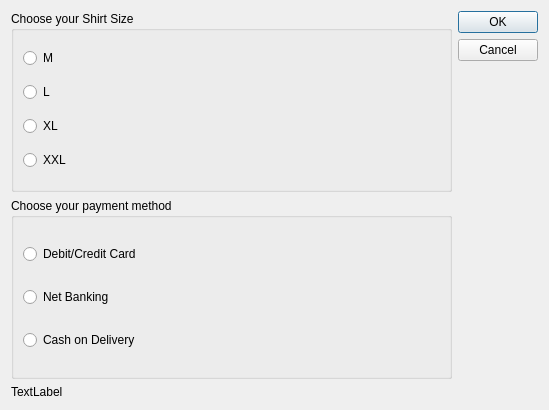
<?xml version="1.0" encoding="UTF-8"?>
<ui version="4.0">
 <class>Dialog</class>
 <widget class="QDialog" name="Dialog">
  <property name="geometry">
   <rect>
    <x>0</x>
    <y>0</y>
    <width>549</width>
    <height>410</height>
   </rect>
  </property>
  <property name="windowTitle">
   <string>Dialog</string>
  </property>
  <layout class="QVBoxLayout" name="verticalLayout_4">
   <item>
    <layout class="QHBoxLayout" name="horizontalLayout_3">
     <item>
      <layout class="QVBoxLayout" name="verticalLayout_3">
       <item>
        <widget class="QGroupBox" name="groupBox">
         <property name="title">
          <string>Choose your Shirt Size</string>
         </property>
         <layout class="QHBoxLayout" name="horizontalLayout">
          <item>
           <layout class="QVBoxLayout" name="verticalLayout_2">
            <item>
             <widget class="QRadioButton" name="radioButtonMedium">
              <property name="text">
               <string>M</string>
              </property>
             </widget>
            </item>
            <item>
             <widget class="QRadioButton" name="radioButtonLarge">
              <property name="text">
               <string>L</string>
              </property>
             </widget>
            </item>
            <item>
             <widget class="QRadioButton" name="radioButtonXL">
              <property name="text">
               <string>XL</string>
              </property>
             </widget>
            </item>
            <item>
             <widget class="QRadioButton" name="radioButtonXXL">
              <property name="text">
               <string>XXL</string>
              </property>
             </widget>
            </item>
           </layout>
          </item>
         </layout>
        </widget>
       </item>
       <item>
        <widget class="QGroupBox" name="groupBox_2">
         <property name="title">
          <string>Choose your payment method</string>
         </property>
         <layout class="QHBoxLayout" name="horizontalLayout_2">
          <item>
           <layout class="QVBoxLayout" name="verticalLayout">
            <item>
             <widget class="QRadioButton" name="radioButtonDebitCard">
              <property name="text">
               <string>Debit/Credit Card</string>
              </property>
             </widget>
            </item>
            <item>
             <widget class="QRadioButton" name="radioButtonNetBanking">
              <property name="text">
               <string>Net Banking</string>
              </property>
             </widget>
            </item>
            <item>
             <widget class="QRadioButton" name="radioButtonCashOnDelivery">
              <property name="text">
               <string>Cash on Delivery</string>
              </property>
             </widget>
            </item>
           </layout>
          </item>
         </layout>
        </widget>
       </item>
      </layout>
     </item>
     <item>
      <widget class="QDialogButtonBox" name="buttonBox">
       <property name="orientation">
        <enum>Qt::Vertical</enum>
       </property>
       <property name="standardButtons">
        <set>QDialogButtonBox::Cancel|QDialogButtonBox::Ok</set>
       </property>
      </widget>
     </item>
    </layout>
   </item>
   <item>
    <widget class="QLabel" name="labelSelected">
     <property name="text">
      <string>TextLabel</string>
     </property>
    </widget>
   </item>
  </layout>
 </widget>
 <resources/>
 <connections>
  <connection>
   <sender>buttonBox</sender>
   <signal>accepted()</signal>
   <receiver>Dialog</receiver>
   <slot>accept()</slot>
   <hints>
    <hint type="sourcelabel">
     <x>248</x>
     <y>254</y>
    </hint>
    <hint type="destinationlabel">
     <x>157</x>
     <y>274</y>
    </hint>
   </hints>
  </connection>
  <connection>
   <sender>buttonBox</sender>
   <signal>rejected()</signal>
   <receiver>Dialog</receiver>
   <slot>reject()</slot>
   <hints>
    <hint type="sourcelabel">
     <x>316</x>
     <y>260</y>
    </hint>
    <hint type="destinationlabel">
     <x>286</x>
     <y>274</y>
    </hint>
   </hints>
  </connection>
 </connections>
</ui>
